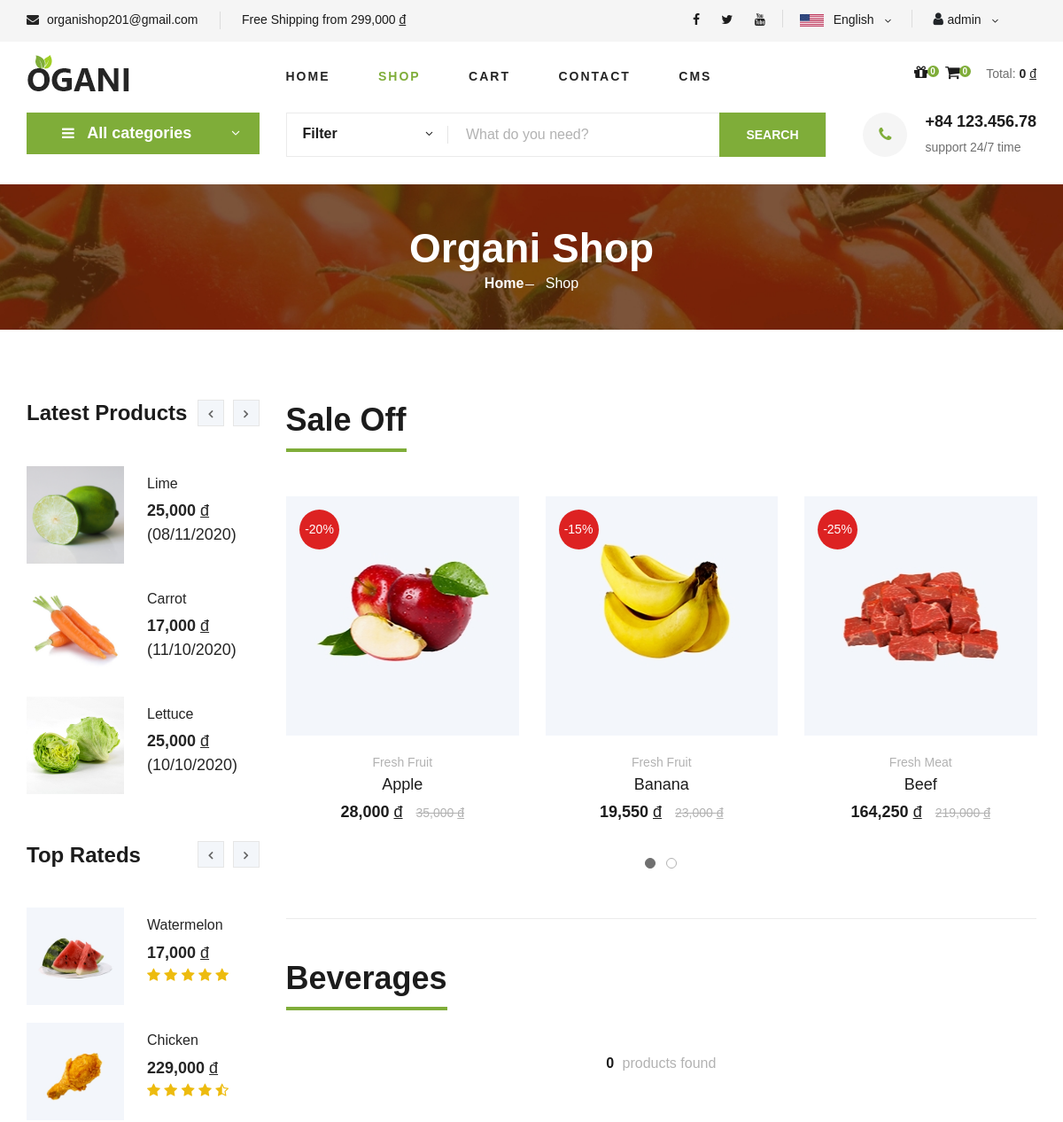
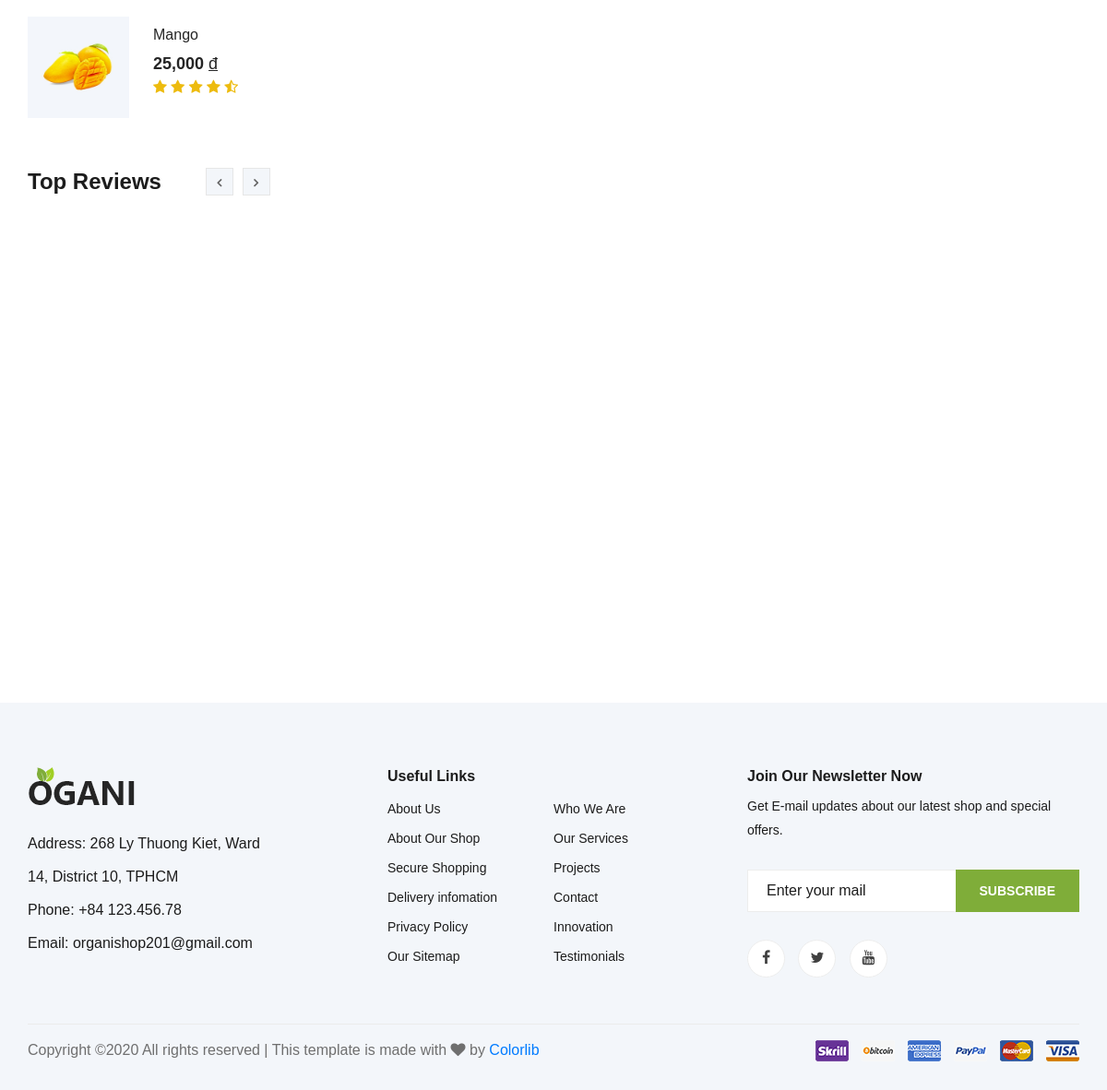
Screenshot of /shop/category/beverages (signed in) with the database file from the repository (2 pictures, top to bottom).
### tables this page shows
CREATE TABLE `item` (
  `id_item` varchar(100) NOT NULL,
  `name_item` varchar(100) NOT NULL,
  `avatar_item` varchar(500) NOT NULL,
  `detail_item_1` varchar(500) DEFAULT NULL,
  `detail_item_2` varchar(500) DEFAULT NULL,
  `detail_item_3` varchar(500) DEFAULT NULL,
  `description_item` varchar(500) DEFAULT NULL,
  `price_item` float NOT NULL DEFAULT 0,
  `unit_item` varchar(10) DEFAULT NULL,
  `availability_item` tinyint(1) NOT NULL DEFAULT 1,
  `weight_item` float NOT NULL DEFAULT 0,
  `sale_off_item` float NOT NULL DEFAULT 0,
  `featured` tinyint(1) NOT NULL DEFAULT 0,
  `num_purchased` int(11) NOT NULL DEFAULT 0,
  `date_created_item` datetime DEFAULT NULL,
  `latest_date_updated_item` datetime DEFAULT NULL,
  `category_item` varchar(100) DEFAULT NULL
);

CREATE TABLE `category` (
  `id_category` varchar(100) NOT NULL,
  `name_category` varchar(100) NOT NULL DEFAULT 'Default name',
  `date_created_category` datetime DEFAULT NULL,
  `latest_date_updated_category` datetime DEFAULT NULL
);

### mvc/views/pages/shop.php (the view, shortened to what the rows shown need)
<section class="breadcrumb-section set-bg" data-setbg="/tmdt_201/public/master1/images/breadcrumb.jpg">
    <div class="container">
        <div class="row">
            <div class="col-lg-12 text-center">
                <div class="breadcrumb__text">
                    <h2>Organi Shop</h2>
                </div>
            </div>
        </div>
    </div>
</section>
<section class="product spad">
    <div class="container">
        <div class="row">
            <div class="col-lg-3 col-md-5">
                <div class="sidebar">
                    <div class="sidebar__item">
                        <div class="latest-product__text">
                            <div class="latest-product__slider owl-carousel">
                                <?php $latest_item_list = json_decode($data["latest_item_list"]);
                                $size_list = count($latest_item_list);
                                for($row = 0; $row < $size_list; $row++){
                                    if($row % 3 == 0){
                                ?>
                                <div class="latest-prdouct__slider__item">
                                <?php }?>
                                    <a href="http://localhost/tmdt_201/shop/detail/<?php echo $latest_item_list[$row]->id_item;?>" class="latest-product__item">
                                        <div class="latest-product__item__pic">
                                            <img src="/tmdt_201/<?php echo $latest_item_list[$row]->avatar_item; ?>"
                                                alt="<?php echo $latest_item_list[$row]->id_item;?>" style="width: 110px; height: 110px;">
                                        </div>
                                        <div class="latest-product__item__text">
                                            <h6><?php echo $latest_item_list[$row]->name_item;?></h6>
                                            <span><?php echo number_format($latest_item_list[$row]->price_item, 0);?> <u style="font-weight: 400;">đ</u></span>
                                            <span style="font-weight: normal;"><?php echo date_format(date_create($latest_item_list[$row]->date_created_item), '\(d/m/Y\)');?></span>
                                        </div>
                                    </a>
                                <?php if($row % 3 == 2 || ($row == $size_list - 1 && $row % 3 < 2)){ ?>
                                </div>
                                <?php }}?>
                            </div>
                        </div>
                    </div>
                    <div class="sidebar__item">
                        <div class="latest-product__text">
                            <div class="latest-product__slider owl-carousel">
                                <?php $top_rated_item_list = json_decode($data["top_rated_item_list"]);
                                $size_list = count($top_rated_item_list);
                                for($row = 0; $row < $size_list; $row++){
                                    if($row % 3 == 0){
                                ?>
                                <div class="latest-prdouct__slider__item">
                                <?php }?>
                                    <a href="http://localhost/tmdt_201/shop/detail/<?php echo $top_rated_item_list[$row]->id_item;?>" class="latest-product__item">
                                        <div class="latest-product__item__pic">
                                            <img src="/tmdt_201/<?php echo $top_rated_item_list[$row]->avatar_item; ?>"
                                                alt="<?php echo $top_rated_item_list[$row]->id_item;?>" style="width: 110px; height: 110px;">
                                        </div>
                                        <div class="latest-product__item__text">
                                            <h6><?php echo $top_rated_item_list[$row]->name_item;?></h6>
                                            <span><?php echo number_format($top_rated_item_list[$row]->price_item, 0);?> <u style="font-weight: 400;">đ</u></span>
                                            <?php $average_rating = $top_rated_item_list[$row]->average_rating;?>
                                            <i style="color: #EDBB0E;" class="fa <?php echo (($average_rating > 0 && $average_rating < 0.3) || $average_rating == 0)?'fa-star-o':(($average_rating >= 0.3 && $average_rating < 0.7)?'fa-star-half-o':'fa-star');?>"></i>
                                            <i style="color: #EDBB0E;" class="fa <?php echo (($average_rating > 1 && $average_rating < 1.3) || $average_rating <= 1)?'fa-star-o':(($average_rating >= 1.3 && $average_rating < 1.7)?'fa-star-half-o':'fa-star');?>"></i>
                                            <i style="color: #EDBB0E;" class="fa <?php echo (($average_rating > 2 && $average_rating < 2.3) || $average_rating <= 2)?'fa-star-o':(($average_rating >= 2.3 && $average_rating < 2.7)?'fa-star-half-o':'fa-star');?>"></i>
                                            <i style="color: #EDBB0E;" class="fa <?php echo (($average_rating > 3 && $average_rating < 3.3) || $average_rating <= 3)?'fa-star-o':(($average_rating >= 3.3 && $average_rating < 3.7)?'fa-star-half-o':'fa-star');?>"></i>
                                            <i style="color: #EDBB0E;" class="fa <?php echo (($average_rating > 4 && $average_rating < 4.3) || $average_rating <= 4)?'fa-star-o':(($average_rating >= 4.3 && $average_rating < 4.7)?'fa-star-half-o':'fa-star');?>"></i>
                                        </div>
                                    </a>
                                <?php if($row % 3 == 2 || ($row == $size_list - 1 && $row % 3 < 2)){ ?>
                                </div>
                                <?php }}?>
                            </div>
                        </div>
                    </div>
                    <div class="sidebar__item">
                        <div class="latest-product__text">
                            <div class="latest-product__slider owl-carousel">
                                <?php $top_review_item_list = json_decode($data["top_review_item_list"]);
                                $size_list = count($top_review_item_list);
                                for($row = 0; $row < $size_list; $row++){
                                    if($row % 3 == 0){
                                ?>
                                <div class="latest-prdouct__slider__item">
                                <?php }?>
                                    <a href="http://localhost/tmdt_201/shop/detail/<?php echo $top_review_item_list[$row]->id_item;?>" class="latest-product__item">
                                        <div class="latest-product__item__pic">
                                            <img src="/tmdt_201/<?php echo $top_review_item_list[$row]->avatar_item; ?>"
                                                alt="<?php echo $top_review_item_list[$row]->id_item;?>" style="width: 110px; height: 110px;">
                                        </div>
                                        <div class="latest-product__item__text">
                                            <h6><?php echo $top_review_item_list[$row]->name_item;?></h6>
                                            <span><?php echo number_format($top_review_item_list[$row]->price_item, 0);?> <u style="font-weight: 400;">đ</u></span>
                                            <span style="font-weight: normal;">(<?php echo $top_review_item_list[$row]->num_review;?> reviews)</span>
                                        </div>
                                    </a>
                                <?php if($row % 3 == 2 || ($row == $size_list - 1 && $row % 3 < 2)){ ?>
                                </div>
                                <?php }}?>
                            </div>
                        </div>
                    </div>
                </div>
            </div>
            <div class="col-lg-9 col-md-7">
                <div class="product__discount">
                    <div class="section-title product__discount__title">
                        <h2>Sale Off</h2>
                    </div>
                    <div class="row">
                        <div class="product__discount__slider owl-carousel">
                            <?php $sale_off_item_list = json_decode($data['sale_off_item_list']);
                            $size_list = count($sale_off_item_list);
                            for($row = 0; $row < $size_list; $row++){
                                $off = $sale_off_item_list[$row]->sale_off_item;
                                $price = $sale_off_item_list[$row]->price_item;
                                $price_off = number_format((1 - $off / 100) * $price, 0);
                            ?>
                            <div class="col-lg-4">
                                <div class="product__discount__item">
                                    <div class="product__discount__item__pic set-bg"
                                        data-setbg="/tmdt_201/<?php echo $sale_off_item_list[$row]->avatar_item; ?>">
                                        <div class="product__discount__percent">-<?php echo $off;?>%</div>
                                    </div>
                                    <div class="product__discount__item__text">
                                        <span><?php echo $sale_off_item_list[$row]->name_category;?></span>
                                        <h5>
                                            <a href="http://localhost/tmdt_201/shop/detail/<?php echo $sale_off_item_list[$row]->id_item;?>" class="language-option">
                                                <?php echo $sale_off_item_list[$row]->name_item;?>
                                            </a>
                                        </h5>
                                        <div class="product__item__price"><?php echo $price_off;?> <u style="font-weight: 400;">đ</u> <span><?php echo number_format($price, 0);?> <u style="font-weight: 400;">đ</u></span></div>
                                    </div>
                                </div>
                            </div>
                            <?php }?>
                        </div>
                    </div>
                </div>
                <div class="filter__item">
                    <div class="section-title product__discount__title">
                        <h2 id="scroll-pos">
                        <?php
                        if(!isset($data['name_category'])){
                            echo 'All of products';
                        }
                        else{
                            echo json_decode($data['name_category'])->name_category;
                        }
                        ?>
                        </h2>
                    </div>
                </div>
            </div>
        </div>
    </div>
</section>

### rows the page displays
item: avatar_item+id_item (picture), name_item "Lime", price_item "25,000", date_created_item "(08/11/2020)"
item: avatar_item+id_item (picture), name_item "Carrot", price_item "17,000", date_created_item "(11/10/2020)"
item: avatar_item+id_item (picture), name_item "Lettuce", price_item "25,000", date_created_item "(10/10/2020)"
item: avatar_item+id_item (picture), name_item "Watermelon", price_item "17,000"
item: avatar_item+id_item (picture), name_item "Chicken", price_item "229,000"
item: avatar_item+id_item (picture), name_item "Mango", price_item "25,000"
item: avatar_item+id_item (picture), shows a picture, sale_off_item "20", category_item.name_category "Fresh Fruit", name_item "Apple", price_off "28,000", price_item "35,000"
item: avatar_item+id_item (picture), shows a picture, sale_off_item "15", category_item.name_category "Fresh Fruit", name_item "Banana", price_off "19,550", price_item "23,000"
item: avatar_item+id_item (picture), shows a picture, sale_off_item "25", category_item.name_category "Fresh Meat", name_item "Beef", price_off "164,250", price_item "219,000"

### other values shown
$_SESSION['username'] "admin"
json_decode($data['total']) "0"
json_decode($data['name_category'])->name_category "Beverages"
json_decode($data['num_items']) "0"
